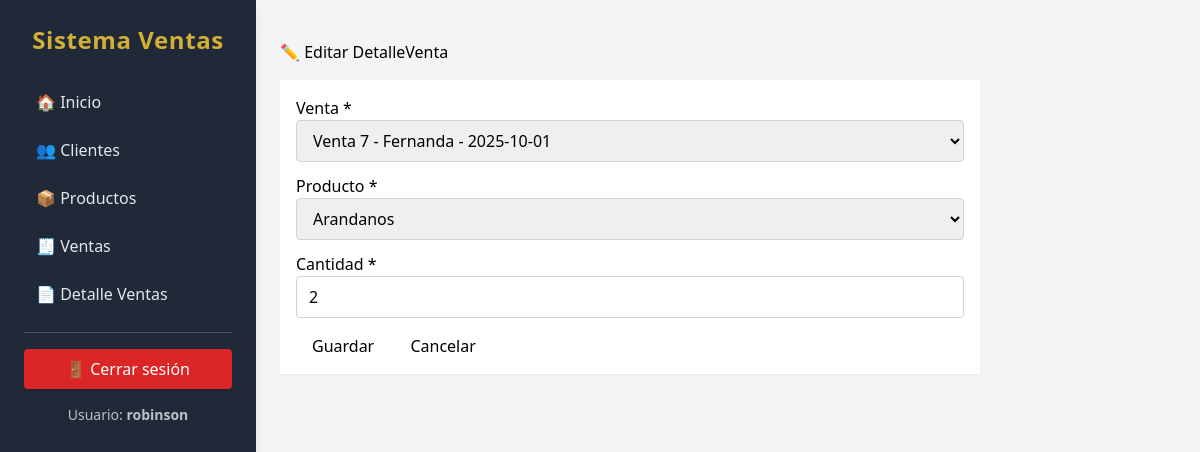
The page /detalleventas/21/edit/ (signed in) on the database its author committed.
### ventas/models.py (models this page shows, shortened)
class DetalleVenta(models.Model):
    venta = models.ForeignKey(Venta, on_delete=models.CASCADE)
    producto = models.ForeignKey(Producto, on_delete=models.CASCADE)
    cantidad = models.IntegerField()
    precio_unitario = models.DecimalField(max_digits=10, decimal_places=2)

### ventas/views.py (the view)
# urls.py: path('detalleventas/<int:pk>/edit/', views.DetalleVentaUpdate.as_view(), name='detalleventas_update'),
class DetalleVentaUpdate(GenericUpdateView):
    model = DetalleVenta
    fields = ['venta', 'producto', 'cantidad']
    model_name = "DetalleVenta"
    list_url = 'ventas:detalleventas_list'
    success_url = reverse_lazy('ventas:detalleventas_list')

### ventas/models.py (called while the page is built)
    def __str__(self):
        return self.nombre

    def __str__(self):
        return f"Venta {self.id} - {self.cliente.nombre} - {self.fecha.date()}"

### ventas/views.py (called while the page is built)
    def get_context_data(self, **kwargs):
        ctx = super().get_context_data(**kwargs)
        ctx['title'] = f"✏️ Editar {self.model_name}"
        ctx['model_name'] = self.model_name
        ctx['list_url'] = reverse_lazy(self.list_url)
        return ctx

    def get_form(self, form_class=None):
        form = super().get_form(form_class)
        for visible in form.visible_fields():
            visible.field.widget.attrs['class'] = (
                'w-full border border-gray-300 rounded px-3 py-2 '
                'focus:outline-none focus:ring-2 focus:ring-green-500 focus:border-green-500'
            )
        return form

### ventas/templates/ventas/form_generic.html (shortened to what this page needs)
{% extends 'base.html' %}
{% block content %}
<div class="container mt-4" style="max-width: 700px;">
    <h2 class="fw-bold text-success mb-4">{{ title }}</h2>
    <form method="post" class="bg-white p-4 rounded-3 shadow-sm">
        {% for field in form %}
            <div class="mb-3">
                <label class="form-label">
                    {{ field.label }}
                    {% if field.field.required %}
                        <span class="text-danger">*</span>
                    {% endif %}
                </label>
                {{ field }}
            </div>
        {% endfor %}
        <div class="mt-4 d-flex gap-2">
            <button type="submit" class="btn btn-success px-4">Guardar</button>
            <a href="{{ list_url }}" class="btn btn-secondary px-4">Cancelar</a>
        </div>
    </form>
</div>
{% endblock %}

### templates/base.html (shortened to what this page needs)
{% load static %}
<!DOCTYPE html>
<html lang="es">
<head>
    <script src="https://cdn.tailwindcss.com"></script>
</head>
<body class="bg-gray-100 min-h-screen flex font-sans">
    {% if user.is_authenticated %}
    {% if not hide_sidebar %}
    <aside class="hidden md:block w-64 bg-secondary text-gray-200 min-h-screen p-6 shadow-lg flex flex-col space-y-4">
        <h2 class="text-center text-2xl font-bold mb-6 tracking-wide text-accent">
            Sistema Ventas
        </h2>
        <nav class="space-y-1 flex flex-col">
            <a class="block py-2.5 px-3 rounded-lg hover:bg-gray-700 hover:text-white transition-colors duration-150 font-medium"
                href="{% url 'ventas:home' %}">🏠 Inicio</a>
            <a class="block py-2.5 px-3 rounded-lg hover:bg-gray-700 hover:text-white transition-colors duration-150 font-medium"
                href="{% url 'ventas:clientes_list' %}">👥 Clientes</a>
            <a class="block py-2.5 px-3 rounded-lg hover:bg-gray-700 hover:text-white transition-colors duration-150 font-medium"
                href="{% url 'ventas:productos_list' %}">📦 Productos</a>
            <a class="block py-2.5 px-3 rounded-lg hover:bg-gray-700 hover:text-white transition-colors duration-150 font-medium"
                href="{% url 'ventas:ventas_list' %}">🧾 Ventas</a>
            <a class="block py-2.5 px-3 rounded-lg hover:bg-gray-700 hover:text-white transition-colors duration-150 font-medium"
                href="{% url 'ventas:detalleventas_list' %}">📄 Detalle Ventas</a>
        </nav>
        <div class="border-t border-gray-600"></div>
        {% if user.is_authenticated %}
        <form method="post" action="{% url 'ventas:logout' %}">
            <button
                class="w-full py-2 px-3 rounded bg-red-600 hover:bg-red-700 transition text-white font-medium shadow">
                🚪 Cerrar sesión
            </button>
        </form>
        <p class="text-center text-sm opacity-80 mt-2">
            Usuario: <span class="font-semibold">{{ user.username }}</span>
        </p>
        {% endif %}
    </aside>
    {% endif %}
    {% endif %}
    <main class="flex-1 p-6 overflow-y-auto">
        {% block content %}{% endblock %}
    </main>
</body>
</html>

### ventas/templates/ventas/form_generic.html (style rules this page uses)
input, select { width: 100%; padding: 10px; border: 1px solid #ced4da; border-radius: 6px; }

### rows shown on the page
DetalleVenta: form "Venta 7 - Fernanda - 2025-10-01" "Arandanos" "2"

### other values the page prints
{{ user.username }} "robinson"
{{ title }} "✏️ Editar DetalleVenta"
{{ field.label }} "Venta" "Producto" "Cantidad"
